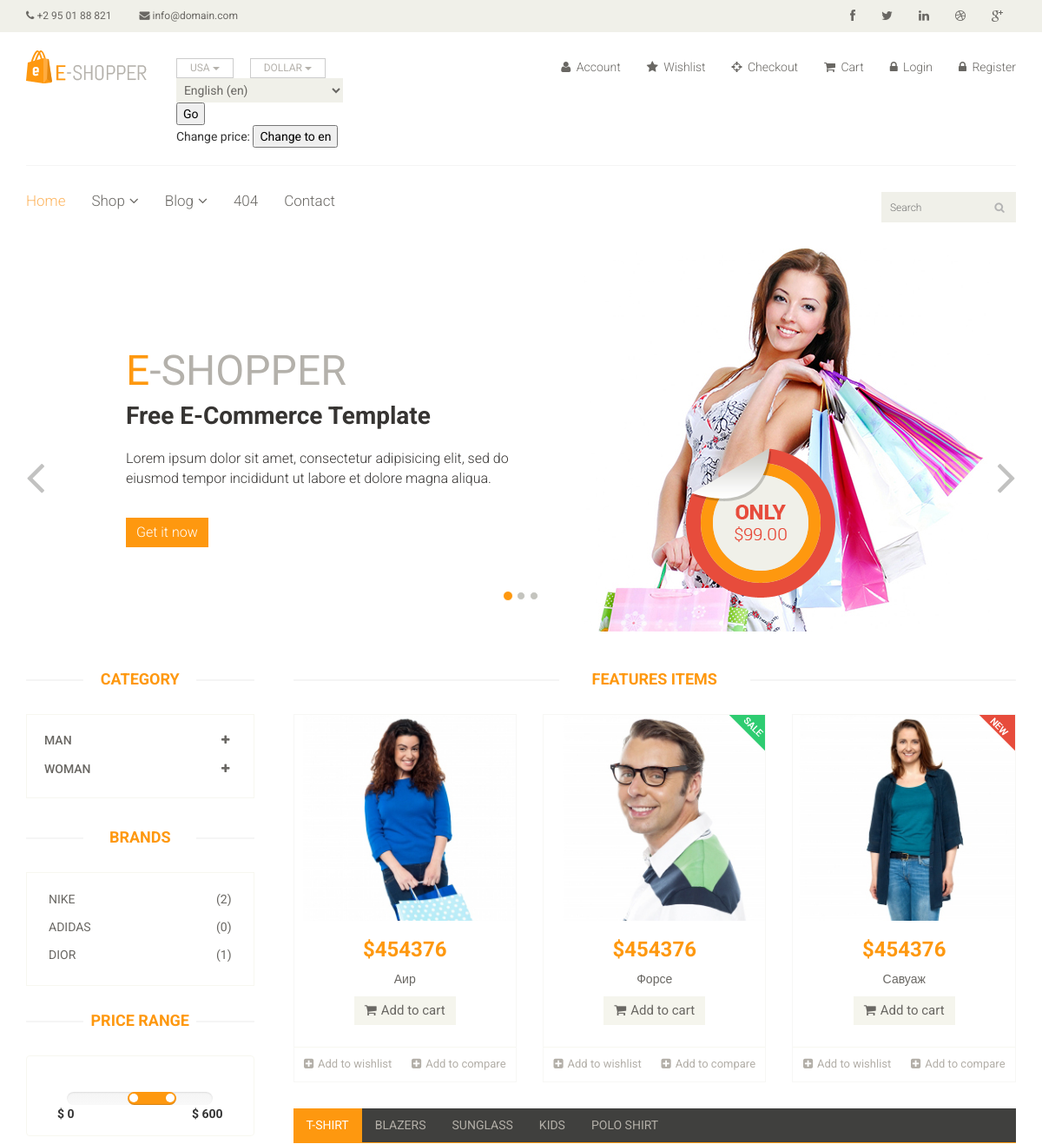
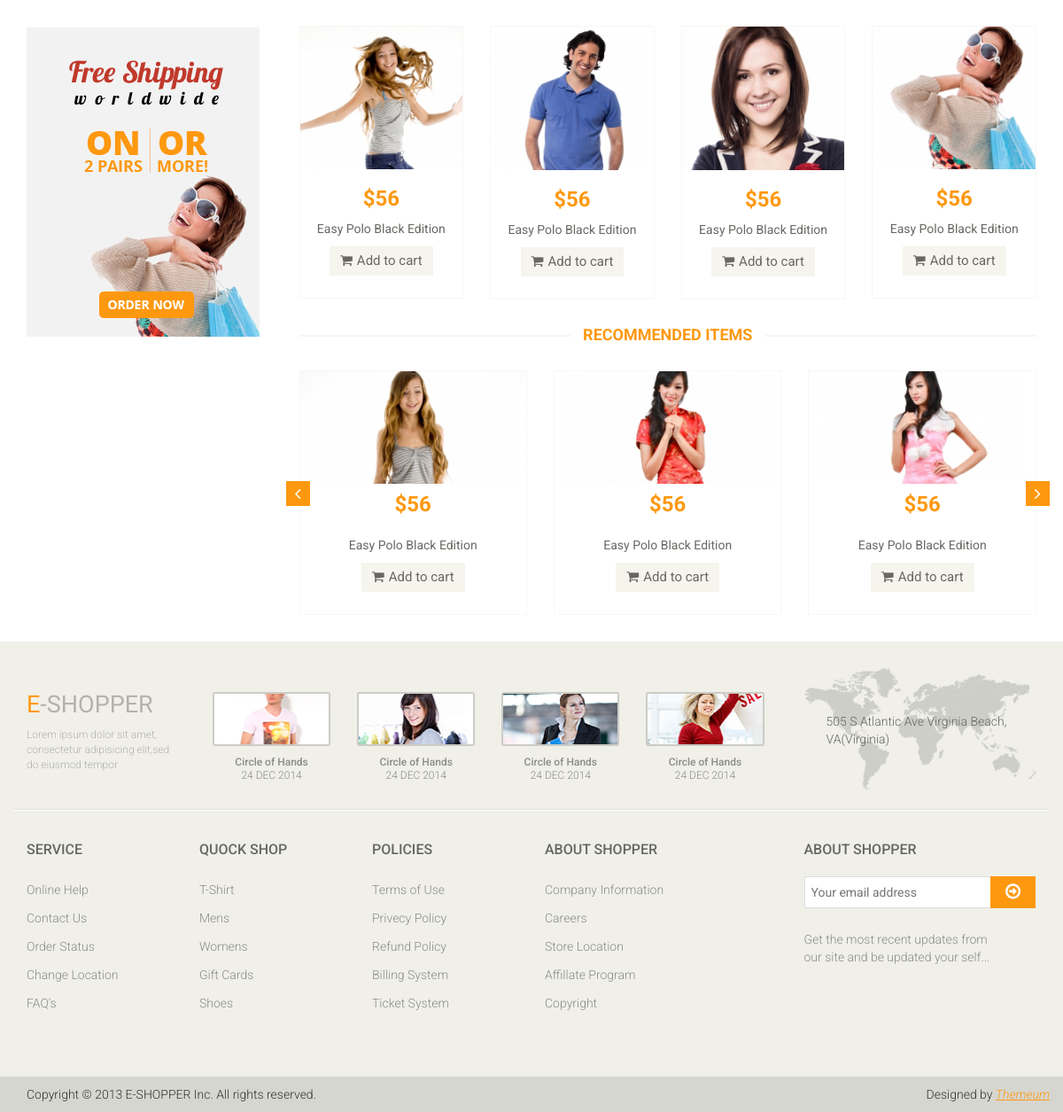
The page / on the database its author committed (2 pictures, top to bottom).
### main/models.py (models this page shows, shortened)
class Category(models.Model):
    name = models.CharField('Category name', max_length=60)
    class Meta:
        verbose_name = 'Category'
        verbose_name_plural = 'Categories'

class SubCategory(models.Model):
    category = models.ForeignKey(Category, on_delete=models.CASCADE, related_name='cat')
    name = models.CharField('SubCategory name', max_length=60)
    class Meta:
        verbose_name = 'SubCategory'
        verbose_name_plural = 'SubCategories'

class Product(models.Model):
    subcategory = models.ForeignKey(SubCategory, on_delete=models.CASCADE, related_name='cat_prod')
    name = models.CharField('Product name', max_length=80)
    price = models.PositiveIntegerField('Product price')
    img = models.ImageField('Product image', upload_to='images')
    logo = models.ImageField('Product logo', upload_to='images', blank=True)

### main/views.py (the view, shortened to what this page needs)
# urls.py: path('', views.index, name='index'),
def index(request):
    category_list = Category.objects.all()
    all_product_list = Product.objects.all()
    sub_category_list = SubCategory.objects.all()
    return render(request, 'main/index.html', context={
        'category_list':category_list,
        'all_product_list':all_product_list,
        'sub_category_list':sub_category_list,
        'link':'index'
    })

### main/templates/main/index.html (shortened to what this page needs)
{% extends 'base.html' %}
{% block content %}
	<section id="slider">
		<div class="container">
			<div class="row">
				<div class="col-sm-12">
					<div id="slider-carousel" class="carousel slide" data-ride="carousel">
						<ol class="carousel-indicators">
							<li data-target="#slider-carousel" data-slide-to="0" class="active"></li>
							<li data-target="#slider-carousel" data-slide-to="1"></li>
							<li data-target="#slider-carousel" data-slide-to="2"></li>
						</ol>
						<div class="carousel-inner">
							<div class="item active">
								<div class="col-sm-6">
									<h1><span>E</span>-SHOPPER</h1>
									<h2>Free E-Commerce Template</h2>
									<p>Lorem ipsum dolor sit amet, consectetur adipisicing elit, sed do eiusmod tempor incididunt ut labore et dolore magna aliqua. </p>
									<button type="button" class="btn btn-default get">Get it now</button>
								</div>
								<div class="col-sm-6">
									<img src="images/home/girl1.jpg" class="girl img-responsive" alt="" />
									<img src="images/home/pricing.png"  class="pricing" alt="" />
								</div>
							</div>
						</div>
						<a href="#slider-carousel" class="left control-carousel hidden-xs" data-slide="prev">
							<i class="fa fa-angle-left"></i>
						</a>
						<a href="#slider-carousel" class="right control-carousel hidden-xs" data-slide="next">
							<i class="fa fa-angle-right"></i>
						</a>
					</div>
				</div>
			</div>
		</div>
	</section>
	<section>
		<div class="container">
			<div class="row">
				{% include 'inc/_category.html' %}
				<div class="col-sm-9 padding-right">
					<div class="features_items">
						<h2 class="title text-center">Features Items</h2>
                    {% for i in all_product_list %}
                        <div class="col-sm-4">
							<div class="product-image-wrapper">
								<div class="single-products">
									<div class="productinfo text-center">
										<img src="{{ i.img.url }}" alt="" />
										<h2>${{ i.price }}</h2>
										<p>{{ i.name }}</p>
                                        <form method="post" action="{% url 'add_to_cart' %}">
                                            <button name="prod" value="{{ i.id }}" class="btn btn-default add-to-cart"><i class="fa fa-shopping-cart"></i>Add to cart</button>
                                        </form>
									</div>
									<div class="product-overlay">
										<div class="overlay-content">
                                            <form method="post" action="{% url 'add_to_cart' %}">
                                            </form>
                                        </div>
									</div>
                                    {% if i.logo %}
									    <img src="{{ i.logo.url }}" class="new" alt="" />
                                    {% endif %}
								</div>
								<div class="choose">
									<ul class="nav nav-pills nav-justified">
										<li><a href="#"><i class="fa fa-plus-square"></i>Add to wishlist</a></li>
										<li><a href="#"><i class="fa fa-plus-square"></i>Add to compare</a></li>
									</ul>
								</div>
							</div>
						</div>
					{% endfor %}
					</div>
					<div class="category-tab">
						<div class="col-sm-12">
							<ul class="nav nav-tabs">
								<li class="active"><a href="#tshirt" data-toggle="tab">T-Shirt</a></li>
								<li><a href="#blazers" data-toggle="tab">Blazers</a></li>
								<li><a href="#sunglass" data-toggle="tab">Sunglass</a></li>
								<li><a href="#kids" data-toggle="tab">Kids</a></li>
								<li><a href="#poloshirt" data-toggle="tab">Polo shirt</a></li>
							</ul>
						</div>
						<div class="tab-content">
							<div class="tab-pane fade active in" id="tshirt" >
								<div class="col-sm-3">
									<div class="product-image-wrapper">
										<div class="single-products">
											<div class="productinfo text-center">
												<img src="images/home/gallery1.jpg" alt="" />
												<h2>$56</h2>
												<p>Easy Polo Black Edition</p>
												<a href="#" class="btn btn-default add-to-cart"><i class="fa fa-shopping-cart"></i>Add to cart</a>
											</div>
										</div>
									</div>
								</div>
								<div class="col-sm-3">
									<div class="product-image-wrapper">
										<div class="single-products">
											<div class="productinfo text-center">
												<img src="images/home/gallery2.jpg" alt="" />
												<h2>$56</h2>
												<p>Easy Polo Black Edition</p>
												<a href="#" class="btn btn-default add-to-cart"><i class="fa fa-shopping-cart"></i>Add to cart</a>
											</div>
										</div>
									</div>
								</div>
								<div class="col-sm-3">
									<div class="product-image-wrapper">
										<div class="single-products">
											<div class="productinfo text-center">
												<img src="images/home/gallery3.jpg" alt="" />
												<h2>$56</h2>
												<p>Easy Polo Black Edition</p>
												<a href="#" class="btn btn-default add-to-cart"><i class="fa fa-shopping-cart"></i>Add to cart</a>
											</div>
										</div>
									</div>
								</div>
								<div class="col-sm-3">
									<div class="product-image-wrapper">
										<div class="single-products">
											<div class="productinfo text-center">
												<img src="images/home/gallery4.jpg" alt="" />
												<h2>$56</h2>
												<p>Easy Polo Black Edition</p>
												<a href="#" class="btn btn-default add-to-cart"><i class="fa fa-shopping-cart"></i>Add to cart</a>
											</div>
										</div>
									</div>
								</div>
							</div>
						</div>
					</div>
					<div class="recommended_items">
						<h2 class="title text-center">recommended items</h2>
						<div id="recommended-item-carousel" class="carousel slide" data-ride="carousel">
							<div class="carousel-inner">
								<div class="item active">
									<div class="col-sm-4">
										<div class="product-image-wrapper">
											<div class="single-products">
												<div class="productinfo text-center">
													<img src="images/home/recommend1.jpg" alt="" />
													<h2>$56</h2>
													<p>Easy Polo Black Edition</p>
													<a href="#" class="btn btn-default add-to-cart"><i class="fa fa-shopping-cart"></i>Add to cart</a>
												</div>
											</div>
										</div>
									</div>
									<div class="col-sm-4">
										<div class="product-image-wrapper">
											<div class="single-products">
												<div class="productinfo text-center">
													<img src="images/home/recommend2.jpg" alt="" />
													<h2>$56</h2>
													<p>Easy Polo Black Edition</p>
													<a href="#" class="btn btn-default add-to-cart"><i class="fa fa-shopping-cart"></i>Add to cart</a>
												</div>
											</div>
										</div>
									</div>
									<div class="col-sm-4">
										<div class="product-image-wrapper">
											<div class="single-products">
												<div class="productinfo text-center">
													<img src="images/home/recommend3.jpg" alt="" />
													<h2>$56</h2>
													<p>Easy Polo Black Edition</p>
													<a href="#" class="btn btn-default add-to-cart"><i class="fa fa-shopping-cart"></i>Add to cart</a>
												</div>
											</div>
										</div>
									</div>
								</div>
							</div>
							 <a class="left recommended-item-control" href="#recommended-item-carousel" data-slide="prev">
								<i class="fa fa-angle-left"></i>
							  </a>
							  <a class="right recommended-item-control" href="#recommended-item-carousel" data-slide="next">
								<i class="fa fa-angle-right"></i>
							  </a>
						</div>
					</div>
				</div>
			</div>
		</div>
	</section>
{% endblock %}

### main/templates/inc/_category.html (shortened to what this page needs)
<div class="col-sm-3">
    <div class="left-sidebar">
        <h2>Category</h2>
        <div class="panel-group category-products" id="accordian">
            {% for i in category_list %}
            <div class="panel panel-default">
                <div class="panel-heading">
                    <h4 class="panel-title">
                        <a data-toggle="collapse" data-parent="#accordian" href="#{{ i.id }}">
                            <span class="badge pull-right"><i class="fa fa-plus"></i></span>
                            {{ i.name }}
                        </a>
                    </h4>
                </div>
            </div>
            {% endfor %}
        </div>
        <div class="brands_products">
            <h2>Brands</h2>
            <div class="brands-name">
                <ul class="nav nav-pills nav-stacked">
                    {% for i in sub_category_list %}
                        <li><a href="#"> <span class="pull-right">({{ i.cat_prod.count }})</span>{{ i.name }}</a></li>
                    {% endfor %}
                </ul>
            </div>
        </div>
        <div class="price-range">
            <h2>Price Range</h2>
            <div class="well text-center">
                 <input type="text" class="span2" value="" data-slider-min="0" data-slider-max="600" data-slider-step="5" data-slider-value="[250,450]" id="sl2" ><br />
                 <b class="pull-left">$ 0</b> <b class="pull-right">$ 600</b>
            </div>
        </div>
        <div class="shipping text-center">
            <img src="images/home/shipping.jpg" alt="" />
        </div>
    </div>
</div>

### rows shown on the page
Category: name "MAN"
Category: name "WOMAN"
SubCategory: cat_prod.count "2", name "NIKE"
SubCategory: cat_prod.count "0", name "ADIDAS"
SubCategory: cat_prod.count "1", name "DIOR"
Product: img (picture), price "454376", name "Аир", {{ i.id }} 1 (drawn)
Product: img (picture), price "454376", name "Форсе", {{ i.id }} 2 (drawn), logo (picture)
Product: img (picture), price "454376", name "Савуаж", {{ i.id }} 3 (drawn), logo (picture)

### other values the page prints
{{ LANGUAGE_CODE }} "en"
form field language "English (en)"
